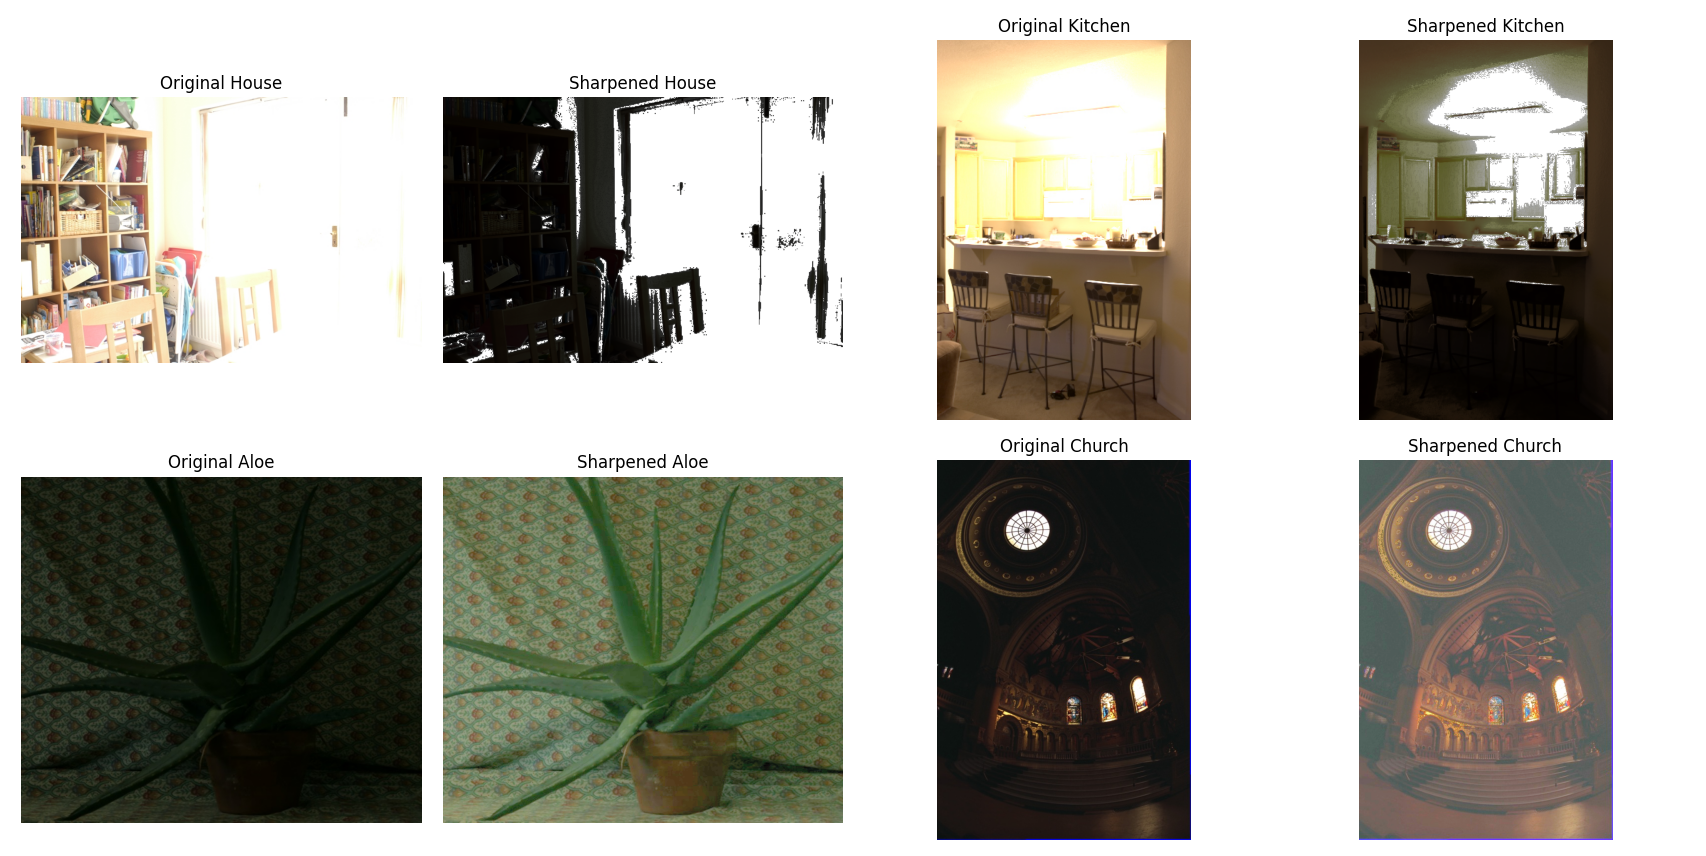

The Python source for this figure:
from PIL import Image
import numpy as np
import matplotlib.pyplot as plt

def rgb2lab(data):
    # data為uint8的RGB影像
    # 歸一化至[0,1]
    R=data[:,:,0].astype(np.float64)/255.0
    G=data[:,:,1].astype(np.float64)/255.0
    B=data[:,:,2].astype(np.float64)/255.0

    M,N=R.shape
    s=M*N

    # 將R,G,B展平成一維向量
    RGB=np.stack([R.flatten(),G.flatten(),B.flatten()],axis=0)

    # XYZ轉換矩陣
    MAT=np.array([[0.412453,0.357580,0.180423],
                  [0.212671,0.715160,0.072169],
                  [0.019334,0.119193,0.950227]])

    XYZ=MAT@RGB

    # 正規化
    X=XYZ[0,:]/0.950456
    Y=XYZ[1,:]
    Z=XYZ[2,:]/1.088754

    T=0.008856
    XT=X>T
    YT=Y>T
    ZT=Z>T

    Y3=np.power(Y,1/3)

    fX=XT*(X**(1/3))+(~XT)*(7.787*X+16/116)
    fY=YT*Y3+(~YT)*(7.787*Y+16/116)
    fZ=ZT*(Z**(1/3))+(~ZT)*(7.787*Z+16/116)

    L=YT*(116*Y3-16)+(~YT)*(903.3*Y)
    a=500*(fX-fY)
    b=200*(fY-fZ)

    L=L.reshape(M,N)
    a=a.reshape(M,N)
    b=b.reshape(M,N)

    Lab=np.stack([L,a,b],axis=2)
    return Lab

def lab2rgb(g):
    # g為Lab影像(M,N,3)
    L=g[:,:,0]
    a=g[:,:,1]
    b=g[:,:,2]

    M,N=L.shape
    s=M*N

    Lf=L.flatten()
    af=a.flatten()
    bf=b.flatten()

    # 將Lab轉回XYZ
    # Y
    fY=((Lf+16)/116.0)**3
    T1=0.008856
    YT=fY>T1
    fY=YT*fY+(~YT)*(Lf/903.3)
    Y=fY

    fYc=YT*(fY**(1/3))+(~YT)*(7.787*fY+16/116)

    # X
    fX=af/500.0+fYc
    T2=0.206893
    XT=fX>T2
    X=XT*(fX**3)+(~XT)*((fX-16/116)/7.787)

    # Z
    fZ=fYc-bf/200.0
    ZT=fZ>T2
    Z=ZT*(fZ**3)+(~ZT)*((fZ-16/116)/7.787)

    X=X*0.950456
    Z=Z*1.088754

    # XYZ轉RGB
    MAT=np.array([[ 3.240479,-1.537150,-0.498535],
                  [-0.969256, 1.875992, 0.041556],
                  [ 0.055648,-0.204043, 1.057311]])

    XYZ=np.stack([X,Y,Z],axis=0)
    RGB=MAT@XYZ
    RGB=np.clip(RGB,0,1)

    R=RGB[0,:].reshape(M,N)
    G=RGB[1,:].reshape(M,N)
    B=RGB[2,:].reshape(M,N)

    data=np.round(np.stack([R,G,B],axis=2)*255).astype(np.uint8)
    return data

def power_law(data,y,c,L,H):
    # data: Lab
    # y: gamma
    # c: c值
    # L,H:閾值
    ta=data[:,:,0]
    M,N=ta.shape
    g=np.copy(data)
    h=ta/100.0
    for i in range(M):
        for j in range(N):
            if (ta[i,j]>L) and (ta[i,j]<H):
                g[i,j,0]=c*(h[i,j]**y)*100
            else:
                g[i,j,0]=h[i,j]*100
    return g

def histogram(data,z):
    z_idx=z-1
    M,N=data[:,:,z_idx].shape
    ta=data[:,:,z_idx]

    # 將像素值排序
    ht=np.sort(ta.flatten())
    # 找出 unique 值及對應次數
    ha,counts=np.unique(ht,return_counts=True)
    hr=np.cumsum(counts)

    # 正規化
    hz=((hr-hr.min())/(hr.max()-hr.min()))*100

    g=np.copy(data)
    for i in range(M):
        for j in range(N):
            val=ta[i,j]
            # 找出val在ha中的位置
            m=np.searchsorted(ha,val)
            g[i,j,z_idx]=hz[m]

    return g

itemp1=np.array(Image.open('house.jpg'))
itemp2=np.array(Image.open('kitchen.jpg'))
itemp3=np.array(Image.open('aloe.jpg'))
itemp4=np.array(Image.open('church.jpg'))

t1=rgb2lab(itemp1)
t2=rgb2lab(itemp2)
t3=rgb2lab(itemp3)
t4=rgb2lab(itemp4)

r1=histogram(t1,1)
r2=histogram(t2,1)
r3=power_law(t3,0.35,1,0,70)
r4=power_law(t4,0.35,1,0,70)

g1=lab2rgb(r1)
g2=lab2rgb(r2)
g3=lab2rgb(r3)
g4=lab2rgb(r4)

plt.figure(figsize=(12,8))

# House
plt.subplot(2,4,1)
plt.imshow(itemp1.astype(np.uint8))
plt.axis('off')
plt.title('Original House')
plt.subplot(2,4,2)
plt.imshow(g1)
plt.axis('off')
plt.title('Sharpened House')

# Kitchen
plt.subplot(2,4,3)
plt.imshow(itemp2.astype(np.uint8))
plt.axis('off')
plt.title('Original Kitchen')
plt.subplot(2,4,4)
plt.imshow(g2)
plt.axis('off')
plt.title('Sharpened Kitchen')

# Aloe
plt.subplot(2,4,5)
plt.imshow(itemp3.astype(np.uint8))
plt.axis('off')
plt.title('Original Aloe')
plt.subplot(2,4,6)
plt.imshow(g3)
plt.axis('off')
plt.title('Sharpened Aloe')

# Church
plt.subplot(2,4,7)
plt.imshow(itemp4.astype(np.uint8))
plt.axis('off')
plt.title('Original Church')
plt.subplot(2,4,8)
plt.imshow(g4)
plt.axis('off')
plt.title('Sharpened Church')

plt.tight_layout()
plt.show()
